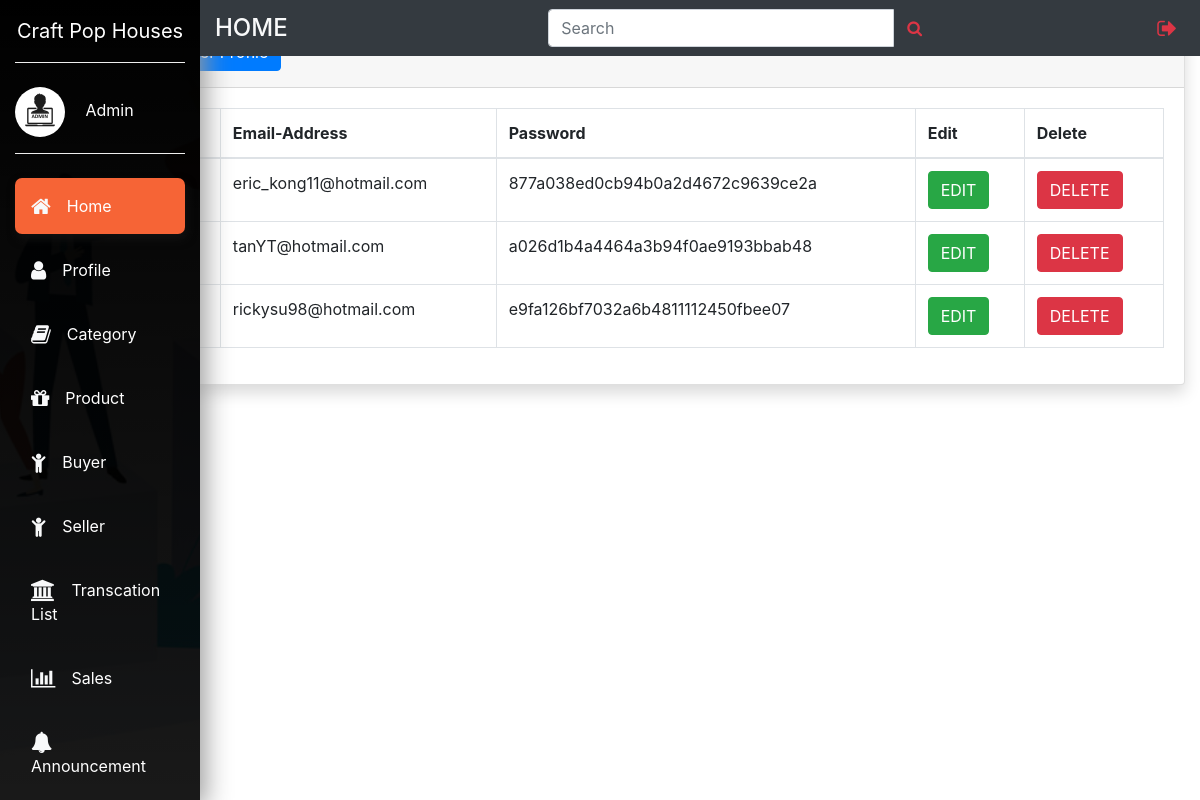
The page /users.php on the database its author committed.
### tables this page shows
CREATE TABLE `users` (
  `id` int(11) NOT NULL,
  `username` varchar(100) NOT NULL,
  `email` varchar(100) NOT NULL,
  `user_type` varchar(100) NOT NULL,
  `password` varchar(100) NOT NULL
);

### users.php (the view, shortened to what this page needs)
<!DOCTYPE html>
<html lang="en">
<head>
	<link rel="stylesheet" type="text/css" href="styles/adminHome.css">
	<link rel="stylesheet" href="https://cdnjs.cloudflare.com/ajax/libs/font-awesome/4.7.0/css/font-awesome.min.css">
	<link rel="stylesheet" href="https://stackpath.bootstrapcdn.com/bootstrap/4.4.1/css/bootstrap.min.css">
</head>
<body>
	<nav class="navbar navbar-expand-md navbar-light">
		<div class="collapse navbar-collapse" id="mynavbar">
			<div class="container-fluid">
				<div class="row">
					<div class="col-xl-2 col-lg-3 col-md-4 sidebar fixed-top">
						<a href="#" class="navbar-brand text-white d-block mx-auto text-center py-3 mb-4 bottom-border">Craft Pop Houses</a>
					<div class="bottom-border pb-3">
						<img src="images/admin.jpg" width="50" class="rounded-circle mr-3">
						<a href="#" class="text-white">Admin</a>
						</div>
					<ul class="navbar-nav flex-column mt-4">
						<li class="nav-item"><a href="#" class="nav-link text-white p-3 mb-2 current"><i class="fa fa-home text-light fa-lg mr-3"></i>Home</a></li>
						<li class="nav-item"><a href="#" class="nav-link text-white p-3 mb-2 sidebar-link"><i class="fa fa-user text-light fa-lg mr-3"></i>Profile</a></li>
						<li class="nav-item"><a href="#" class="nav-link text-white p-3 mb-2 sidebar-link"><i class="fa fa-book text-light fa-lg mr-3"></i>Category</a></li>
						<li class="nav-item"><a href="#" class="nav-link text-white p-3 mb-2 sidebar-link"><i class="fa fa-gift text-light fa-lg mr-3"></i>Product</a></li>
						<li class="nav-item"><a href="#" class="nav-link text-white p-3 mb-2 sidebar-link"><i class="fa fa-child text-light fa-lg mr-3"></i>Buyer</a></li>
						<li class="nav-item"><a href="#" class="nav-link text-white p-3 mb-2 sidebar-link"><i class="fa fa-child text-light fa-lg mr-3"></i>Seller</a></li>
						<li class="nav-item"><a href="#" class="nav-link text-white p-3 mb-2 sidebar-link"><i class="fa fa-institution text-light fa-lg mr-3"></i>Transcation List</a></li>
						<li class="nav-item"><a href="#" class="nav-link text-white p-3 mb-2 sidebar-link"><i class="fa fa-bar-chart text-light fa-lg mr-3"></i>Sales</a></li>
						<li class="nav-item"><a href="#" class="nav-link text-white p-3 mb-2 sidebar-link"><i class="fa fa-bell text-light fa-lg mr-3"></i>Announcement</a></li>
					</ul>
					<div class="col-xl-10 col-lg-9 col-md-8 ml-auto bg-dark fixed-top py-2 top-navbar">
						<div class="row align-items-center">
							<div class="col-md-4">
								<h4 class="text-light text-uppercase mb-0">Home</h4>
							</div>
							<div class="col-md-5">
								<form>
								<div class="input-group">
									<input type="text" class="form-control " placeholder="Search">
									<button type="button" class="btn btn-white "><i class="fa fa-search text-danger"></i></button>
								</div>
								</form>
								</div>
								<div class="col-md-3">
									<ul class="navbar-nav">
										<li class="nav-item ml-auto"><a href="#" class="nav-link"><i class="fa fa-sign-out text-danger fa-lg"></i></a></li>
									</ul>
								</div>
							</div>
					</div>
	</div>
	</nav>
<div class="container-fluid">
<div class="card shadow mb-4">
	<div class="card-header py-3">
		<h6 class="m-0 font-weight-bold text-primary">User Profile
			<button type="button" class="btn btn-primary" data-toggle="modal" data-target="#addadminprofile">
			</button>
		</h6>
	</div>
	<div class="card-body">
		<div class="table-responsive">
		<?php
			$connection = mysqli_connect('localhost','root','','cph');
			$query="SELECT * FROM users";
			$query_run=mysqli_query($connection,$query);
		?>
			<table class="table table-bordered">
			  <thead>
				<tr>
					<th>ID</th>
					<th>Username</th>
					<th>Email-Address</th>
					<th>Password</th>
					<th>Edit</th>
					<th>Delete</th>
				</tr>
			  </thead>
			  <tbody>
			  <?php
			  if(mysqli_num_rows($query_run)>0)
			  {
				  while($row = mysqli_fetch_assoc($query_run))
				  {
					?>
				<tr>
					<td><?php echo $row['id']; ?></td>
					<td><?php echo $row['username']; ?></td>
					<td><?php echo $row['email']; ?></td>
					<td><?php echo $row['password']; ?></td>
					<td>
						<form action="register_edit.php" method="post">
							<button type="submit" name="edit_btn" class="btn btn-success">EDIT</button>
						</form>
					</td>
					<td>
						<form action="code.php" method="post">
							<button type="submit" name="delete_btn" class="btn btn-danger">DELETE</button>
						</form>
					</td>
				</tr>
				<?php
				  }
			  }
			  else
			  {
				  echo "No record found";
			  }
			  ?>
			  </tbody>
			</table>
			</div>
		</div>
	</div>
</body>
</html>

### styles/adminHome.css (style rules this page uses)
.sidebar { height:100vh; background-image:linear-gradient(rgba(0,0,0,7),rgba(0,0,0,.9)),url("../images/Team.jpg"); background-position: center; background-repeat:no-repeat; background-size:cover; box-shadow:5px 7px 25px #999; }
.bottom-border { border-bottom:1px groove #eee; }
.sidebar-link { transition:all .4s; }
.current { background-color:#f66436; border-radius:7px; box-shadow:2px 5px 10px #111; }

### rows shown on the page
users: email "eric_kong11@hotmail.com", password "877a038ed0cb94b0a2d4672c9639ce2a"
users: email "tanYT@hotmail.com", password "a026d1b4a4464a3b94f0ae9193bbab48"
users: email "rickysu98@hotmail.com", password "e9fa126bf7032a6b4811112450fbee07"
